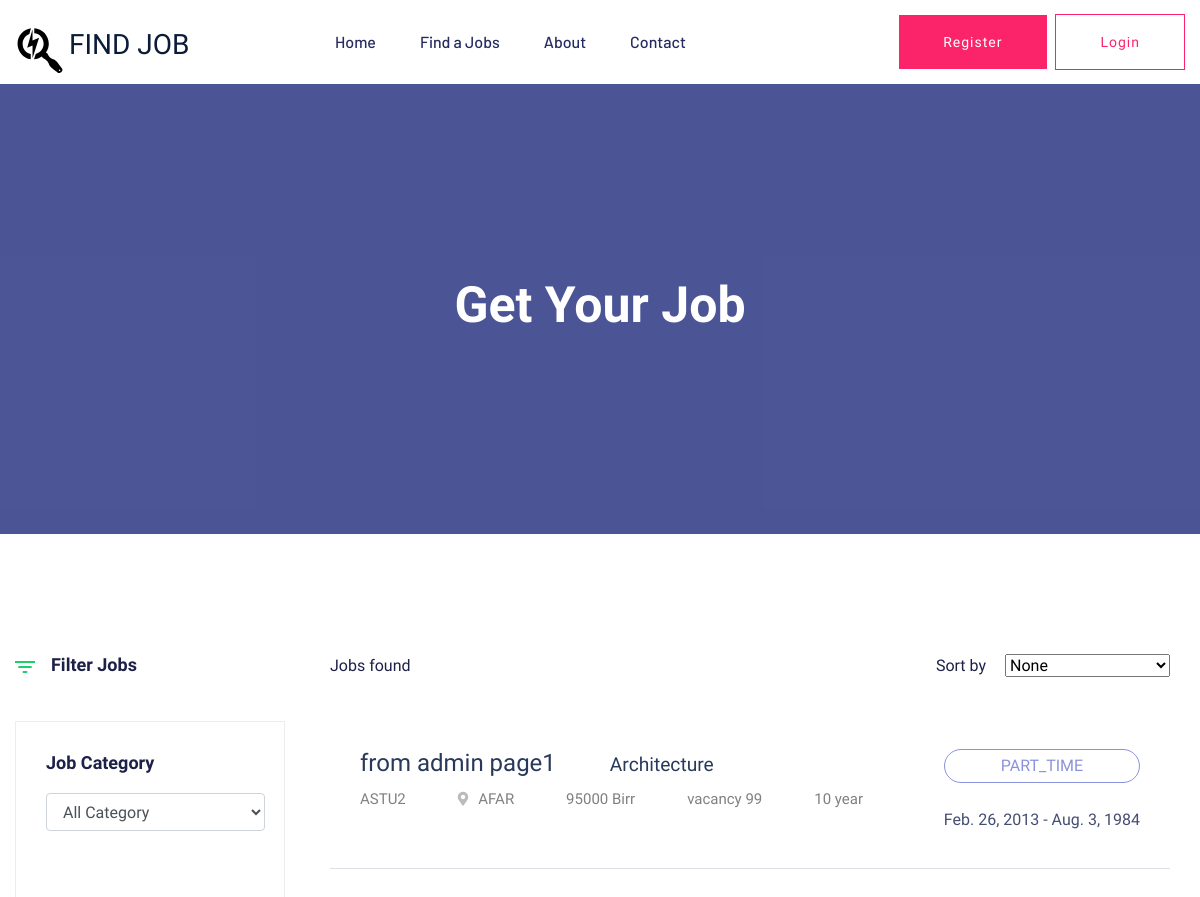
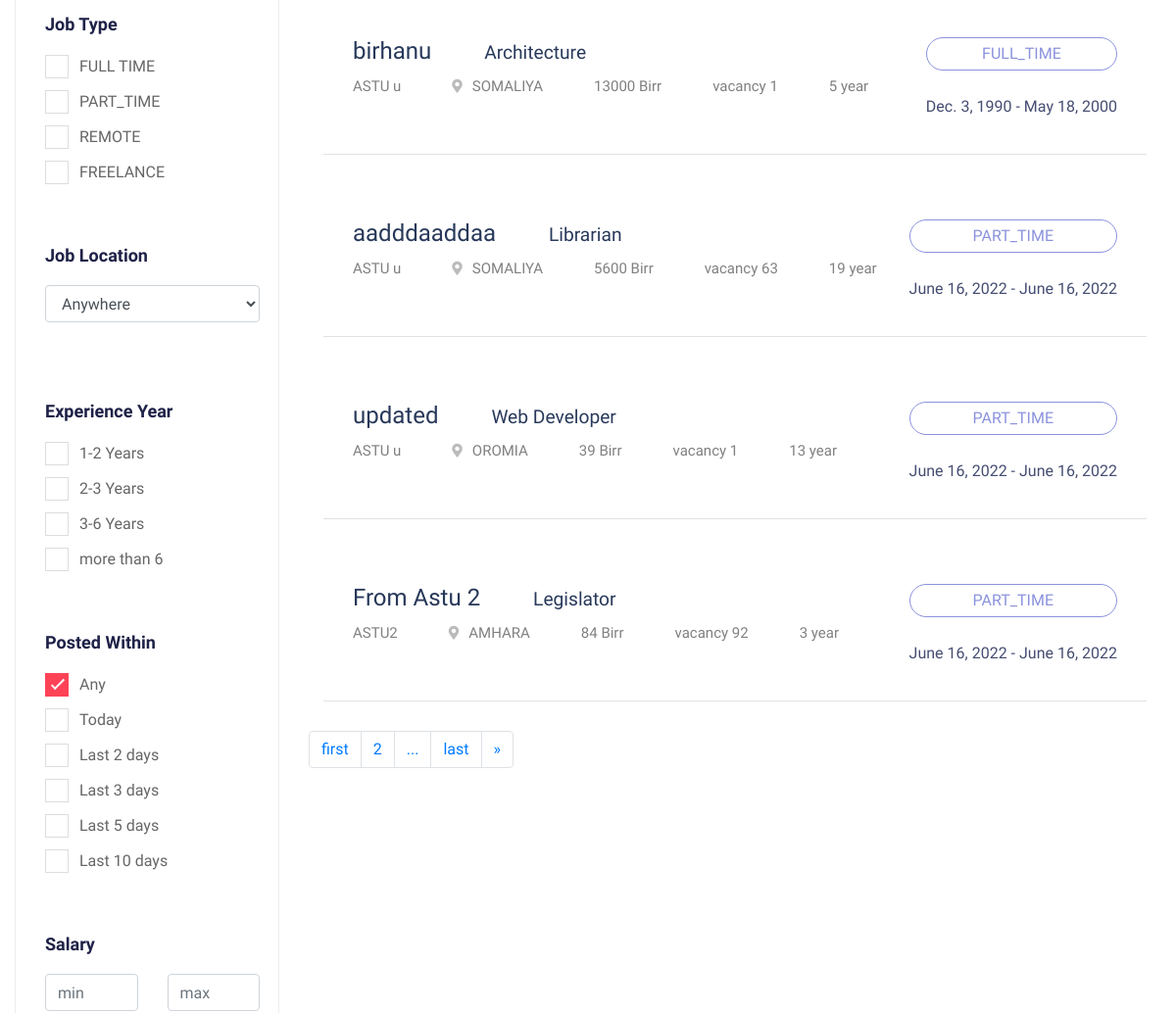
The app's page /job-list/ (upper part), older data (2 pictures, top to bottom).
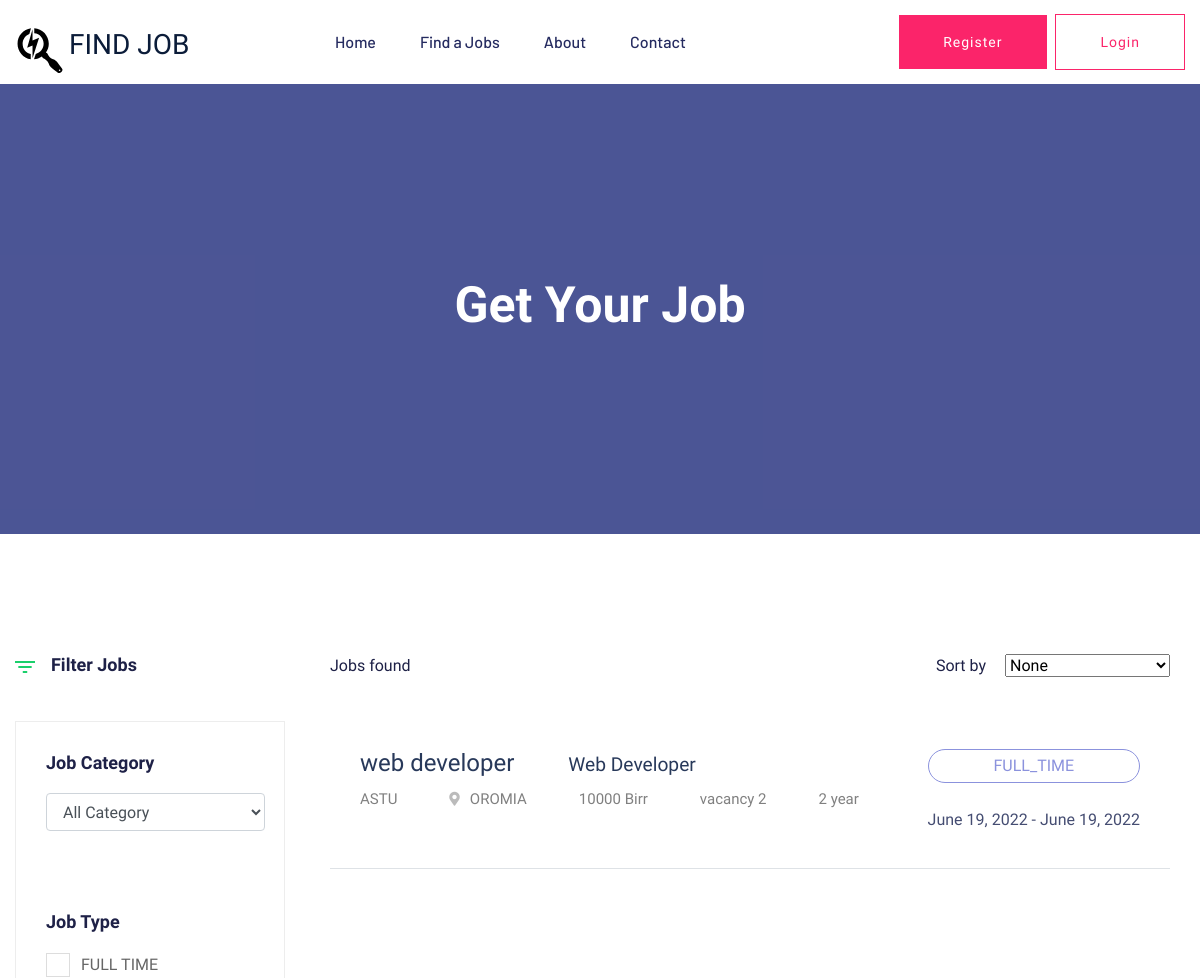
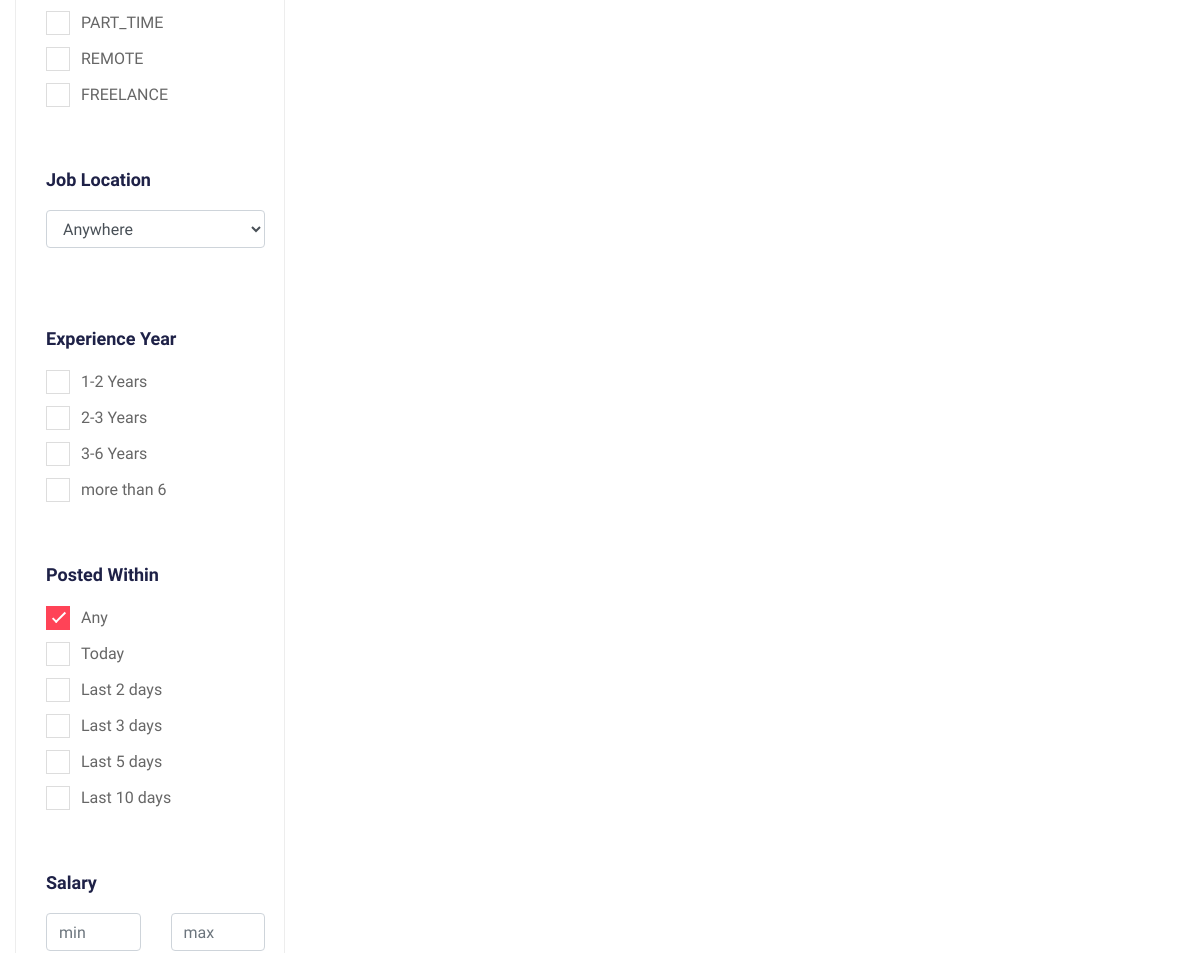
The same page, newer data (2 pictures, top to bottom).
### apps/jobsearch/models.py (models this page shows, shortened)
class Job(models.Model):
    company = models.ForeignKey(Company,on_delete=models.CASCADE)
    start_date = models.DateField()
    end_date = models.DateField()
    title = models.CharField(max_length=300)
    description = models.TextField()
    category = models.CharField(max_length=40,choices=JOB_CATEGORIES)
    requirement = models.TextField(help_text='requirements for job')
    education_level = models.CharField(max_length=15,choices=EDUCATIONAL_LEVEL_CHOICES)
    experience = models.TextField(help_text='required experience for job')
    experience_year = models.IntegerField(default=0)
    salary = models.IntegerField(default=0)
    type = models.CharField(max_length=15,choices=JOB_TYPE_CHOICES)
    region = models.CharField(max_length=30,choices=REGION_CHOICES)
    vacancy = models.IntegerField(default=1)
    created_at = models.DateTimeField(auto_now_add=True)
    updated_at = models.DateTimeField(auto_now=True)

class Company(models.Model):
    employee = models.OneToOneField(Employer, on_delete=models.CASCADE)
    name = models.CharField(max_length=300)
    region = models.CharField(max_length=30,choices=REGION_CHOICES)
    city = models.CharField(max_length=15,choices=CITY_CHOICE)
    document = models.FileField(upload_to="company",blank=True,null=True)
    description = models.TextField()
    created_at = models.DateTimeField(auto_now_add=True)
    updated_at = models.DateTimeField(auto_now=True)
    email = models.EmailField()
    status = models.BooleanField(default=False)

### apps/jobsearch/views.py (the view, shortened to what this page needs)
# urls.py: path('job-list/',views.job_list,name='job-list'),
def job_list(request, category=None):
    jobs = Job.objects.all()
    query = request.GET
    if request.GET.get('category_from_index'):
        jobs = jobs.filter(category=request.GET.get('category_from_index'))
    paginator = Paginator(jobs,5)
    page_number = request.GET.get('page')
    jobs = paginator.get_page(page_number)
    context = {
        'jobs': jobs,
        'job_category': JOB_CATEGORIES,
        'job_location': REGION_CHOICES,
        'job_type': JOB_TYPE_CHOICES,
    }
    return render(request, 'jobsearch/job_listing.html', context=context)

### apps/jobsearch/templates/jobsearch/job_listing.html (shortened to what the changed rows need)
{% extends 'base.html' %} {%load static%} {%block content%}
<div class="slider-area">
  <div
    class="single-slider section-overly slider-height2 d-flex align-items-center"
    data-background="{% static 'assets/img/hero/about.jpg' %}"
  >
    <div class="container">
      <div class="row">
        <div class="col-xl-12">
          <div class="hero-cap text-center">
            <h2>Get your job</h2>
          </div>
        </div>
      </div>
    </div>
  </div>
</div>
<div class="job-listing-area pt-120 pb-120">
  <div class="container">
    <div class="row">
      <div class="col-xl-3 col-lg-3 col-md-4">
        <div class="job-category-listing mb-50">
          <form action="#">
            <div class="single-listing">
              <div class="select-Categories pt-80 pb-50">
                <div class="small-section-tittle2">
                  <h4>Job Type</h4>
                </div>
                {% for type in job_type %}
                <label class="container"
                  >{{type.1}}
                  <span class="checkmark"></span>
                </label>
                {% endfor %}
              </div>
            </div>
          </form>
        </div>
      </div>
      <div class="col-xl-9 col-lg-9 col-md-8">
        <section class="featured-job-area">
          <div class="container">
            {% for job in jobs %}
            <div class="single-job-items mb-30 border-bottom border-bottom-1">
              <div class="job-items">
                <div class="job-tittle job-tittle2">
                  <a href="{% url 'job-detail' job.id %}">
                    <h4>
                      {{job.title|truncatechars:30}}
                      <small class="ml-5"> {{job.category}}</small>
                    </h4>
                  </a>
                  <ul>
                    <li>{{job.company.name}}</li>
                    <li><i class="fas fa-map-marker-alt"></i>{{job.region}}</li>
                    <li>{{job.salary}} Birr</li>
                    <li>vacancy {{job.vacancy}}</li>
                    <li title="experience year required">
                      {{job.experience_year}} year
                    </li>
                  </ul>
                </div>
              </div>
              <div class="items-link items-link2 f-right">
                <a href="{%url 'job-detail' job.id%} ">{{job.type}}</a>
                <span title="applicaion start-deadline"
                  >{{job.start_date}} - {{job.end_date}}</span
                >
              </div>
            </div>
            {% endfor %}
          </div>
        </section>
        {% if jobs.paginator.num_pages >= 2 %}
        <nav aria-label="Page navigation example">
          <ul class="pagination">
            <li class="page-item">
              <a class="page-link" href="?page=1" aria-label="Next">
                first
              </a>
            </li>
            {% if jobs.paginator.num_pages >= 2 %}
              <li class="page-item"><a class="page-link" href="?page=2">2</a></li>
            {% endif %}
            <li class="page-item"><a class="page-link" href="#">...</a></li>
            {% if jobs.has_next %}
            <li class="page-item"><a class="page-link" href="?page={{jobs.paginator.num_pages}}">last</a></li>
            <li class="page-item">
              <a class="page-link" href="?page={{ jobs.next_page_number }}" aria-label="Next">
                <span aria-hidden="true">&raquo;</span>
              </a>
            </li>
            {% endif %}
          </ul>
        </nav>
        {% endif %}
      </div>
    </div>
  </div>
</div>
{%endblock%}

Row changes from the older to the newer data that the page shows:
removed Job: title "from admin page1", category "Architecture", company.name "ASTU2", region "AFAR", salary "95000", vacancy "99", experience_year "10", type "PART_TIME", start_date "Feb. 26, 2013", end_date "Aug. 3, 1984"
removed Job: title "birhanu", category "Architecture", company.name "ASTU u", region "SOMALIYA", salary "13000", vacancy "1", experience_year "5", type "FULL_TIME", start_date "Dec. 3, 1990", end_date "May 18, 2000"
removed Job: title "aadddaaddaa", category "Librarian", company.name "ASTU u", region "SOMALIYA", salary "5600", vacancy "63", experience_year "19", type "PART_TIME", start_date "June 16, 2022", end_date "June 16, 2022"
removed Job: title "updated", category "Web Developer", company.name "ASTU u", region "OROMIA", salary "39", vacancy "1", experience_year "13", type "PART_TIME", start_date "June 16, 2022", end_date "June 16, 2022"
removed Job: title "From Astu 2", category "Legislator", company.name "ASTU2", region "AMHARA", salary "84", vacancy "92", experience_year "3", type "PART_TIME", start_date "June 16, 2022", end_date "June 16, 2022"
added Job: title "web developer", category "Web Developer", company.name "ASTU", region "OROMIA", salary "10000", vacancy "2", experience_year "2", type "FULL_TIME", start_date "June 19, 2022", end_date "June 19, 2022"
Text that changed along with them:
text no longer shown: "first 2 ... last »"
